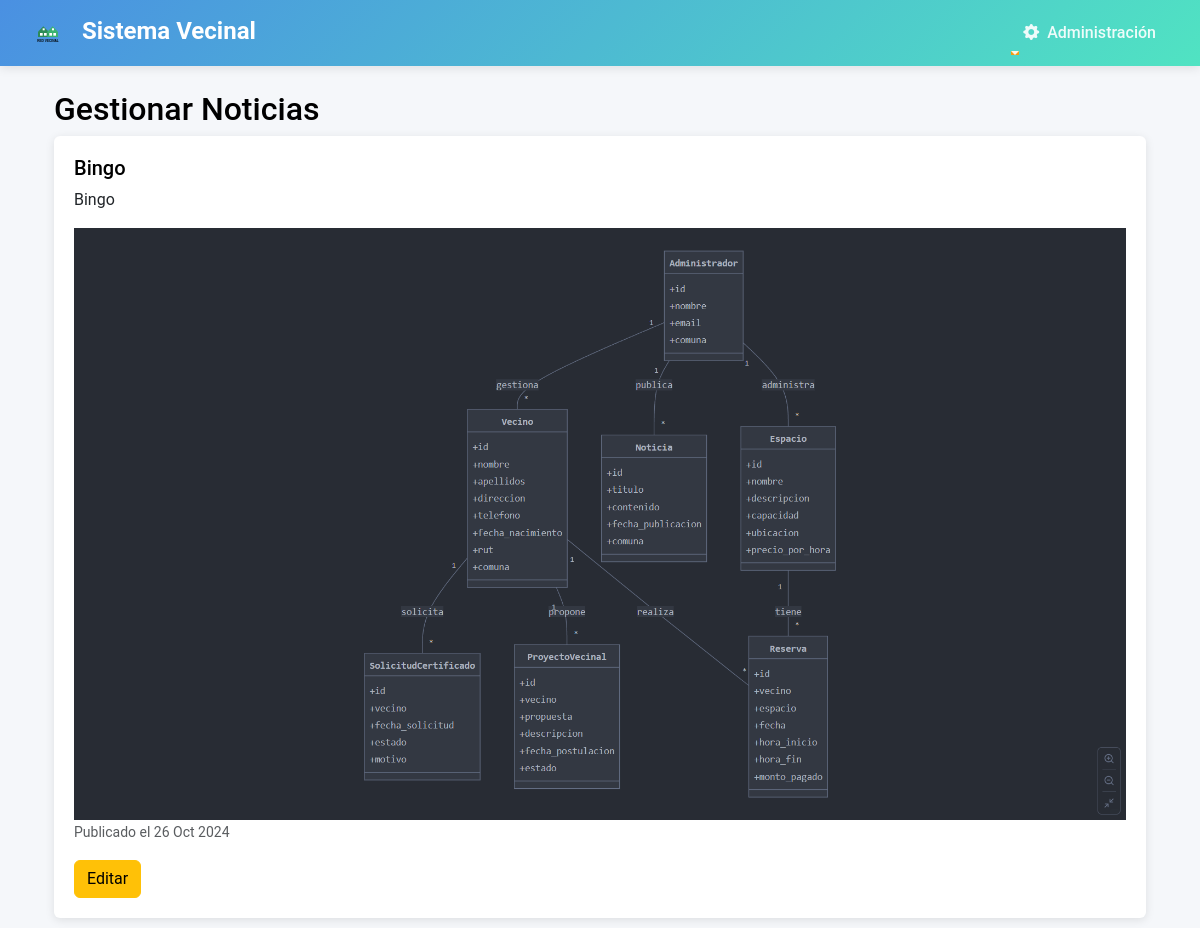
Before: /noticias/gestionar/ (signed in) with the older database file.
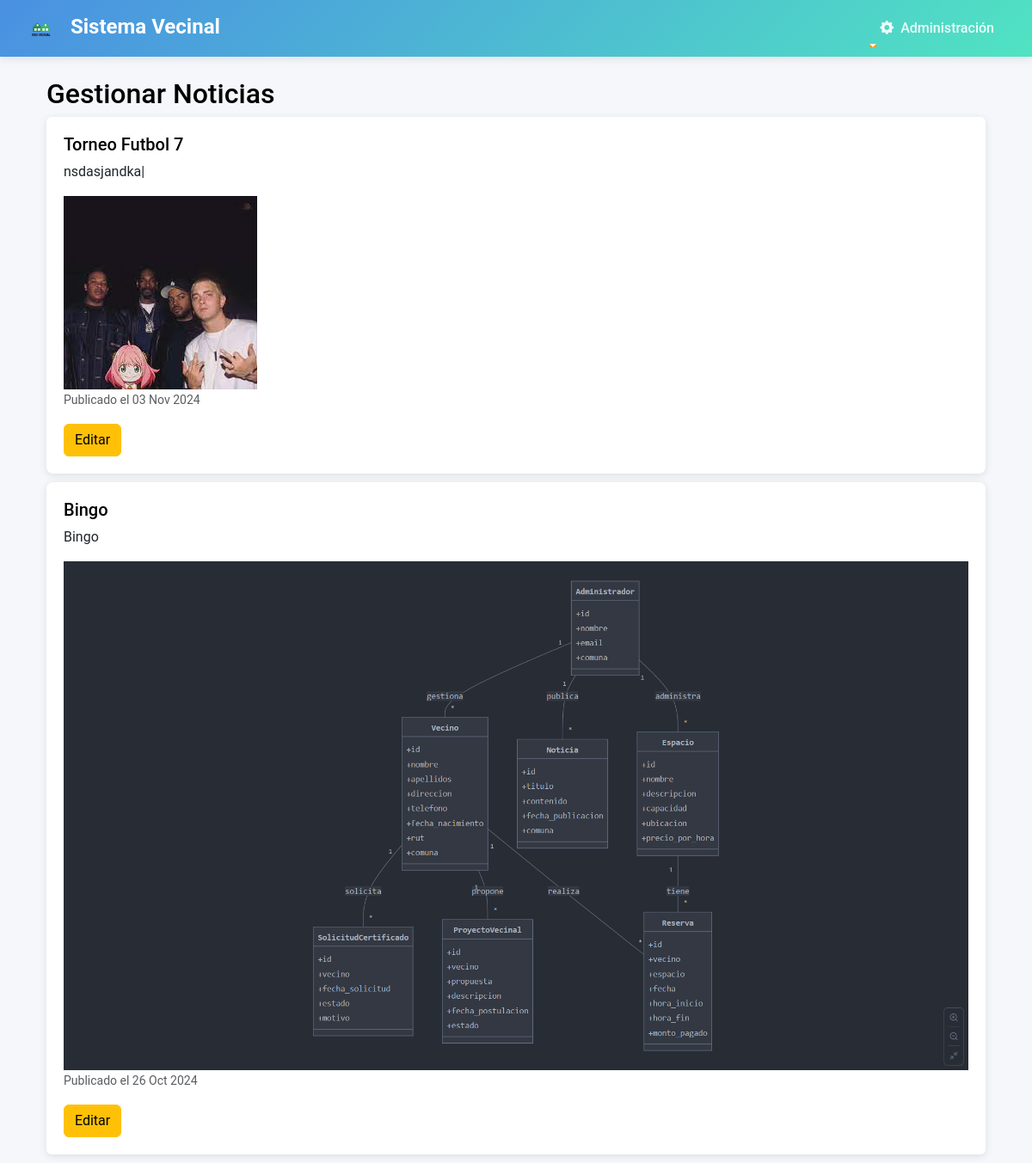
After: the same page with the newer database file.
### junta_vecinos/models.py (models this page shows, shortened)
class Noticia(models.Model):
    titulo = models.CharField(max_length=255)
    contenido = models.TextField()
    fecha_publicacion = models.DateField(auto_now_add=True)
    imagen = models.ImageField(upload_to='imagenes_noticias/', blank=True, null=True)
    comuna = models.ForeignKey(AdministradorComuna, on_delete=models.CASCADE, related_name='noticias')

### junta_vecinos/views.py (the view)
# urls.py: path('noticias/gestionar/', views.gestionar_noticias, name='gestionar_noticias'),
@user_passes_test(is_admin)
def gestionar_noticias(request):
    admin = AdministradorComuna.objects.get(user=request.user)  # Obtener el administrador actual
    noticias = Noticia.objects.filter(comuna=admin).order_by('-fecha_publicacion')  # Filtrar noticias por administrador
    return render(request, 'junta_vecinos/gestionar_noticias.html', {'noticias': noticias})

### junta_vecinos/views.py (called while the page is built)
def is_admin(user):
    return hasattr(user, 'administradorcomuna')  # Solo permite el acceso si el usuario es un superusuario (admin)

### junta_vecinos/templates/junta_vecinos/gestionar_noticias.html (shortened to what this page needs)
{% extends 'junta_vecinos/base.html' %}
{% block content %}
<div class="container mt-4">
    <h2>Gestionar Noticias</h2>
    <ul class="list-group">
        {% for noticia in noticias %}
            <li class="list-group-item">
                <h5>{{ noticia.titulo }}</h5>
                <p>{{ noticia.contenido }}</p>
                {% if noticia.imagen %}
                    <img src="{{ noticia.imagen.url }}" alt="{{ noticia.titulo }}" class="img-fluid">
                {% endif %}
                <p class="card-text"><small class="text-muted">Publicado el {{ noticia.fecha_publicacion|date:"d M Y" }}</small></p>
                <a href="{% url 'editar_noticia' noticia.id %}" class="btn btn-warning">Editar</a>
            </li>
        {% empty %}
            <li class="list-group-item">No hay noticias disponibles.</li>
        {% endfor %}
    </ul>
</div>
{% endblock %}

### junta_vecinos/templates/junta_vecinos/base.html (shortened to what this page needs)
{% load static %}
<!DOCTYPE html>
<html lang="es">
<head>
    <link href="https://cdn.jsdelivr.net/npm/bootstrap@5.3.3/dist/css/bootstrap.min.css" rel="stylesheet">
    <link href="{% static 'css/styles.css' %}" rel="stylesheet">
    <link href='https://cdn.jsdelivr.net/npm/fullcalendar@6.1.8/index.global.min.css' rel='stylesheet' />
    <link rel="stylesheet" href="https://cdn.jsdelivr.net/npm/bootstrap-icons@1.8.1/font/bootstrap-icons.css">
    <link rel="stylesheet" href="https://cdn.jsdelivr.net/npm/sweetalert2@11/dist/sweetalert2.min.css">
    <link href="https://cdnjs.cloudflare.com/ajax/libs/font-awesome/5.15.4/css/all.min.css" rel="stylesheet">
</head>
<body>
    <nav class="navbar navbar-expand-lg navbar-dark custom-navbar">
        <div class="container-fluid">
            <a class="navbar-brand" href="{% url 'bienvenida' %}">
                <img src="{% static 'img/logo.svg' %}" alt="Logo Red Vecinal" height="60" class="d-inline-block align-text-middle me-2">
                Sistema Vecinal
            </a>
            <div class="collapse navbar-collapse" id="navbarNav">
                <ul class="navbar-nav ms-auto">
                    {% if user.is_authenticated and user.is_superuser %}
                    <li class="nav-item dropdown">
                        <a class="nav-link dropdown-toggle" href="#" id="navbarDropdown" role="button" data-bs-toggle="dropdown" aria-expanded="false">
                            <i class="bi bi-gear-fill me-1"></i> Administración
                        </a>
                    </li>
                    {% elif user.is_authenticated %}
                    <li class="nav-item">
                        <a class="nav-link" href="{% url 'logout' %}"><i class="bi bi-box-arrow-right me-1"></i> Cerrar Sesión</a>
                    </li>
                    {% else %}
                    <li class="nav-item">
                        <a class="nav-link" href="{% url 'login' %}"><i class="bi bi-box-arrow-in-right me-1"></i> Iniciar Sesión</a>
                    </li>
                    {% endif %}
                </ul>
            </div>
        </div>
    </nav>
    <div class="container mt-4">
        {% block content %}
        {% endblock %}
    </div>
</body>
</html>

### junta_vecinos/static/css/styles.css (style rules this page uses)
:root { --primary-color: #4a90e2; --secondary-color: #50e3c2; --accent-color: #f39c12; --background-color: #f5f7fa; --text-color: #333333; }
body { font-family: 'Roboto', sans-serif; background-color: var(--background-color); color: var(--text-color); }
.navbar { background-color: var(--primary-color) !important; box-shadow: 0 2px 4px rgba(0,0,0,0.1); }
.navbar-brand, .nav-link { color: white !important; transition: all 0.3s ease; }
h1, h2, h3, h4, h5, h6 { color: black; }
.list-group-item { border: none; margin-bottom: 10px; padding: 20px; background-color: #ffffff; border-radius: 8px; box-shadow: 0 2px 10px rgba(0, 0, 0, 0.1); }
.custom-navbar { background: linear-gradient(135deg, var(--primary-color), var(--secondary-color)); padding: 0.5rem 1rem; box-shadow: 0 2px 10px rgba(0,0,0,0.1); }
.navbar-brand { font-weight: bold; font-size: 1.5rem; color: white !important; }
.nav-link { color: rgba(255,255,255,0.9) !important; font-weight: 500; transition: all 0.3s ease; padding: 0.5rem 1rem !important; border-radius: 5px; }
:root { --gradient-primary: linear-gradient(135deg, #4a90e2, #50e3c2); --gradient-secondary: linear-gradient(135deg, #f39c12, #e74c3c); --shadow-sm: 0 2px 4px rgba(0,0,0,0.1); --shadow-md: 0 4px 6px rgba(0,0,0,0.1); --shadow-lg: 0 10px 15px rgba(0,0,0,0.1); --transition-base: all 0.3s ease; }
.list-group-item { transform-origin: left; animation: fadeInScale 0.6s ease-out; transition: var(--transition-base); }
.btn { position: relative; overflow: hidden; z-index: 1; transition: var(--transition-base); }
.btn::before { content: ''; position: absolute; top: 50%; left: 50%; width: 0; height: 0; background: rgba(255,255,255,0.2); border-radius: 50%; transform: translate(-50%, -50%); transition: width 0.6s ease, height 0.6s ease; z-index: -1; }
a:not(.btn) { position: relative; text-decoration: none; }
a:not(.btn)::after { content: ''; position: absolute; bottom: -2px; left: 0; width: 0; height: 2px; background: var(--accent-color); transition: var(--transition-base); }
.navbar-brand img { max-height: 40px; width: auto; }
.custom-navbar { background-color: #2E8B57; }

Changed rows visible on the page:
added Noticia: titulo "Torneo Futbol 7", contenido "nsdasjandka|", imagen (picture), fecha_publicacion "03 Nov 2024"
